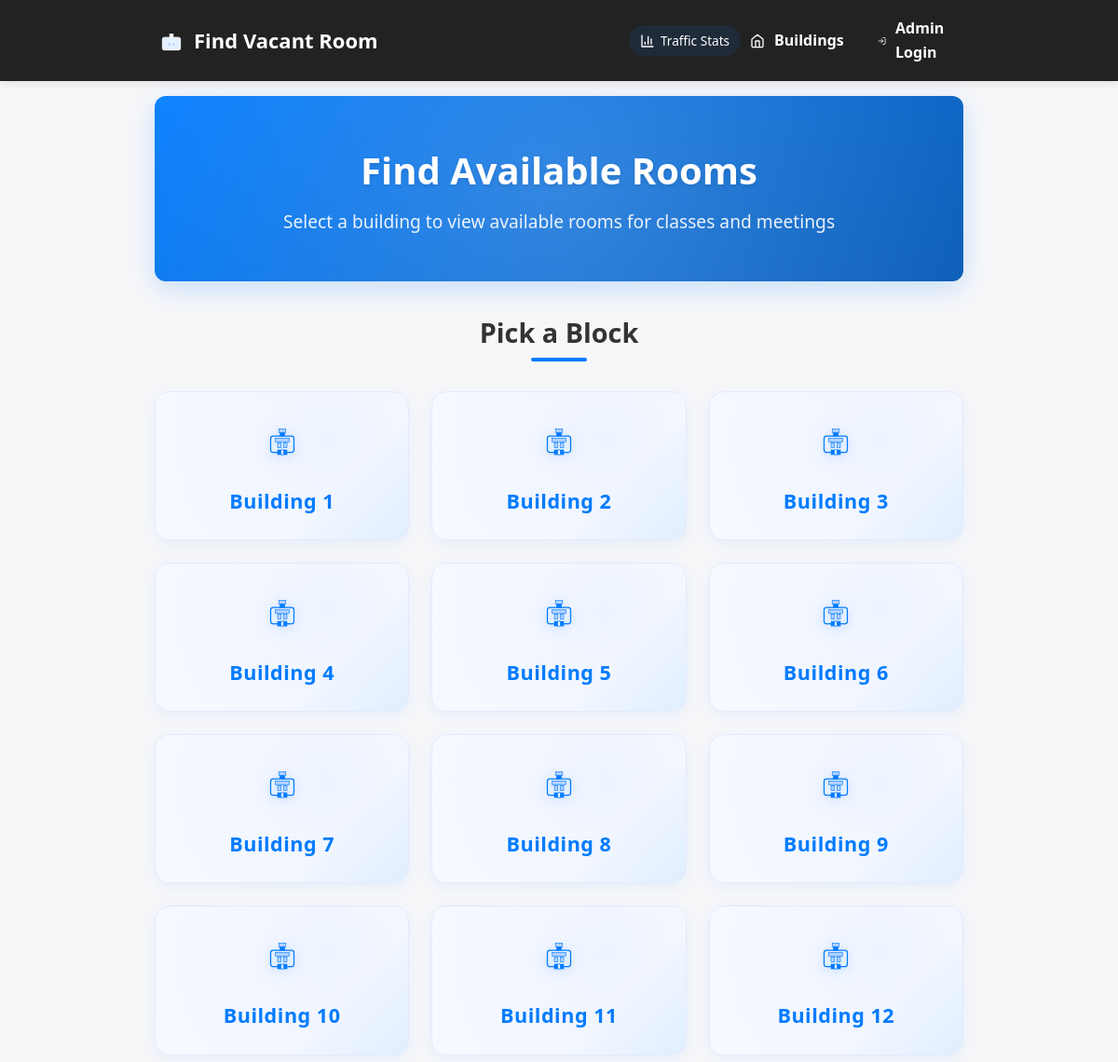
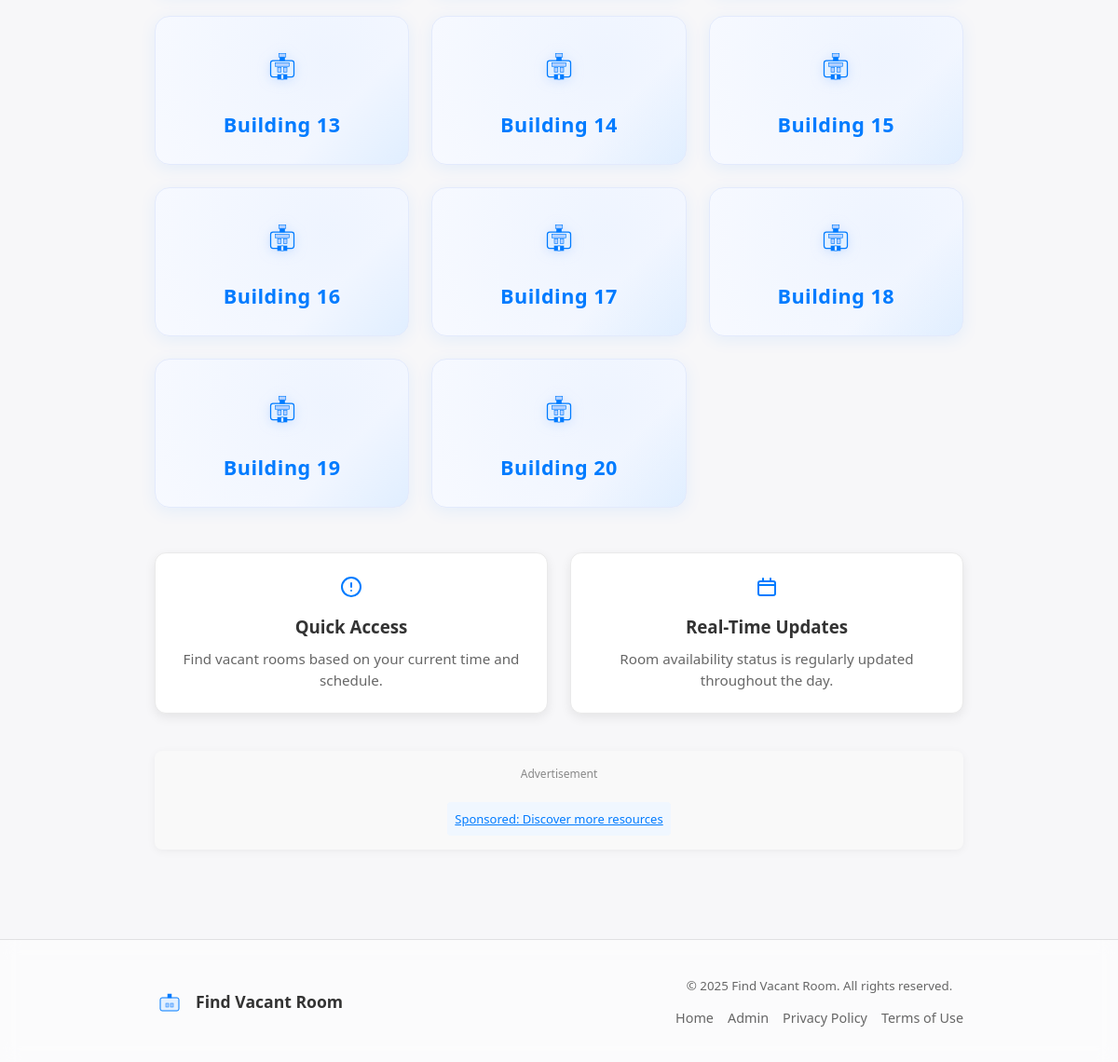
The page / on the database its author committed (2 pictures, top to bottom).
### tables this page shows
CREATE TABLE buildings (
    building_id INT AUTO_INCREMENT PRIMARY KEY,
    building_name VARCHAR(100) NOT NULL
);

### public/index.php (the view, shortened to what this page needs)
<?php
require_once __DIR__ . '/../config/db.php';
$stmt = $conn->query("SELECT building_id, building_name FROM buildings ORDER BY building_id");
$buildings = $stmt->fetchAll(PDO::FETCH_ASSOC);
$days = ['Sun', 'Mon', 'Tue', 'Wed', 'Thu', 'Fri', 'Sat'];
$today = $days[date('w')];
$slot = 1;
require_once __DIR__ . '/../includes/header.php';
?>
<link rel="stylesheet" href="/assets/css/index.css">
<link rel="stylesheet" href="/assets/css/ads.css">
<div class="hero-section">
    <div class="hero-content">
        <h1>Find Available Rooms</h1>
        <p>Select a building to view available rooms for classes and meetings</p>
    </div>
</div>
<div class="buildings-section">
    <h2 class="section-title">Pick a Block</h2>
    <div class="buildings enhanced-buildings">
        <?php foreach ($buildings as $b): ?>
            <a class="building-card"
                href="building.php?building_id=<?= $b['building_id'] ?>&day=<?= $today ?>&slot=<?= $slot ?>">
                <div class="building-icon">
                </div>
                <div class="building-name">
                    <?= htmlspecialchars($b['building_name']) ?>
                </div>
            </a>
        <?php endforeach; ?>
    </div>
</div>
<div class="info-section">
    <div class="info-card">
        <div class="info-icon">
        </div>
        <h3>Quick Access</h3>
        <p>Find vacant rooms based on your current time and schedule.</p>
    </div>
    <div class="info-card">
        <div class="info-icon">
        </div>
        <h3>Real-Time Updates</h3>
        <p>Room availability status is regularly updated throughout the day.</p>
    </div>
</div>
<div class="ad-section">
    <div class="ad-container">
        <div class="ad-label">Advertisement</div>
    </div>
    <div class="sponsored-link-container">
        <a href="https://www.revenuecpmgate.com/ek1ksa68?key=63728b9e552639ff849828f2977ebf4c" target="_blank"
            class="sponsored-link">
            Sponsored: Discover more resources
        </a>
    </div>
</div>
<?php require_once __DIR__ . '/../includes/footer.php'; ?>

### includes/header.php (shortened to what this page needs)
<!doctype html>
<html lang="en">
<head>
    <link rel="stylesheet" href="/assets/css/style.css">
    <link rel="stylesheet" href="/assets/css/header-footer.css">
</head>
<body>
    <header class="site-header">
        <div class="container">
            <div class="header-flex-container">
                <div class="logo-container">
                    <h1><a href="index.php">Find Vacant Room</a></h1>
                </div>
                <a href="traffic_stats.php" class="traffic-button">
                    <svg class="traffic-icon" xmlns="http://www.w3.org/2000/svg" viewBox="0 0 24 24" fill="none" stroke="currentColor" stroke-width="2" stroke-linecap="round" stroke-linejoin="round">
                        <path d="M3 3v18h18"></path>
                        <path d="M18 17V9"></path>
                        <path d="M13 17V5"></path>
                        <path d="M8 17v-3"></path>
                    </svg>
                    <span>Traffic Stats</span>
                </a>
            </div>
            <nav class="main-nav">
                <a href="index.php" class="nav-link">
                    <span>Buildings</span>
                </a>
                <?php if (!empty($_SESSION['admin_username'])): ?>
                    <a href="admin_dashboard.php" class="nav-link">
                        <svg class="nav-icon" width="16" height="16" viewBox="0 0 24 24" fill="none"
                            xmlns="http://www.w3.org/2000/svg">
                            <path
                                d="M12 15C13.6569 15 15 13.6569 15 12C15 10.3431 13.6569 9 12 9C10.3431 9 9 10.3431 9 12C9 13.6569 10.3431 15 12 15Z"
                                stroke="currentColor" stroke-width="2" stroke-linecap="round" stroke-linejoin="round" />
                            <path
                                d="M19.4 15C19.2669 15.3016 19.2272 15.6362 19.286 15.9606C19.3448 16.285 19.4995 16.5843 19.73 16.82L19.79 16.88C19.976 17.0657 20.1235 17.2863 20.2241 17.5291C20.3248 17.7719 20.3766 18.0322 20.3766 18.295C20.3766 18.5578 20.3248 18.8181 20.2241 19.0609C20.1235 19.3037 19.976 19.5243 19.79 19.71C19.6043 19.896 19.3837 20.0435 19.1409 20.1441C18.8981 20.2448 18.6378 20.2966 18.375 20.2966C18.1122 20.2966 17.8519 20.2448 17.6091 20.1441C17.3663 20.0435 17.1457 19.896 16.96 19.71L16.9 19.65C16.6643 19.4195 16.365 19.2648 16.0406 19.206C15.7162 19.1472 15.3816 19.1869 15.08 19.32C14.7842 19.4468 14.532 19.6572 14.3543 19.9255C14.1766 20.1938 14.0813 20.5082 14.08 20.83V21C14.08 21.5304 13.8693 22.0391 13.4942 22.4142C13.1191 22.7893 12.6104 23 12.08 23C11.5496 23 11.0409 22.7893 10.6658 22.4142C10.2907 22.0391 10.08 21.5304 10.08 21V20.91C10.0723 20.579 9.96512 20.258 9.77251 19.9887C9.5799 19.7194 9.31074 19.5143 9 19.4C8.69838 19.2669 8.36381 19.2272 8.03941 19.286C7.71502 19.3448 7.41568 19.4995 7.18 19.73L7.12 19.79C6.93425 19.976 6.71368 20.1235 6.47088 20.2241C6.22808 20.3248 5.96783 20.3766 5.705 20.3766C5.44217 20.3766 5.18192 20.3248 4.93912 20.2241C4.69632 20.1235 4.47575 19.976 4.29 19.79C4.10405 19.6043 3.95653 19.3837 3.85588 19.1409C3.75523 18.8981 3.70343 18.6378 3.70343 18.375C3.70343 18.1122 3.75523 17.8519 3.85588 17.6091C3.95653 17.3663 4.10405 17.1457 4.29 16.96L4.35 16.9C4.58054 16.6643 4.73519 16.365 4.794 16.0406C4.85282 15.7162 4.81312 15.3816 4.68 15.08C4.55324 14.7842 4.34276 14.532 4.07447 14.3543C3.80618 14.1766 3.49179 14.0813 3.17 14.08H3C2.46957 14.08 1.96086 13.8693 1.58579 13.4942C1.21071 13.1191 1 12.6104 1 12.08C1 11.5496 1.21071 11.0409 1.58579 10.6658C1.96086 10.2907 2.46957 10.08 3 10.08H3.09C3.42099 10.0723 3.742 9.96512 4.0113 9.77251C4.28059 9.5799 4.48572 9.31074 4.6 9C4.73312 8.69838 4.77282 8.36381 4.714 8.03941C4.65519 7.71502 4.50053 7.41568 4.27 7.18L4.21 7.12C4.02405 6.93425 3.87653 6.71368 3.77588 6.47088C3.67523 6.22808 3.62343 5.96783 3.62343 5.705C3.62343 5.44217 3.67523 5.18192 3.77588 4.93912C3.87653 4.69632 4.02405 4.47575 4.21 4.29C4.39575 4.10405 4.61632 3.95653 4.85912 3.85588C5.10192 3.75523 5.36217 3.70343 5.625 3.70343C5.88783 3.70343 6.14808 3.75523 6.39088 3.85588C6.63368 3.95653 6.85425 4.10405 7.04 4.29L7.1 4.35C7.33568 4.58054 7.63502 4.73519 7.95941 4.794C8.28381 4.85282 8.61838 4.81312 8.92 4.68H9C9.29577 4.55324 9.54802 4.34276 9.72569 4.07447C9.90337 3.80618 9.99872 3.49179 10 3.17V3C10 2.46957 10.2107 1.96086 10.5858 1.58579C10.9609 1.21071 11.4696 1 12 1C12.5304 1 13.0391 1.21071 13.4142 1.58579C13.7893 1.96086 14 2.46957 14 3V3.09C14.0013 3.41179 14.0966 3.72618 14.2743 3.99447C14.452 4.26276 14.7042 4.47324 15 4.6C15.3016 4.73312 15.6362 4.77282 15.9606 4.714C16.285 4.65519 16.5843 4.50053 16.82 4.27L16.88 4.21C17.0657 4.02405 17.2863 3.87653 17.5291 3.77588C17.7719 3.67523 18.0322 3.62343 18.295 3.62343C18.5578 3.62343 18.8181 3.67523 19.0609 3.77588C19.3037 3.87653 19.5243 4.02405 19.71 4.21C19.896 4.39575 20.0435 4.61632 20.1441 4.85912C20.2448 5.10192 20.2966 5.36217 20.2966 5.625C20.2966 5.88783 20.2448 6.14808 20.1441 6.39088C20.0435 6.63368 19.896 6.85425 19.71 7.04L19.65 7.1C19.4195 7.33568 19.2648 7.63502 19.206 7.95941C19.1472 8.28381 19.1869 8.61838 19.32 8.92V9C19.4468 9.29577 19.6572 9.54802 19.9255 9.72569C20.1938 9.90337 20.5082 9.99872 20.83 10H21C21.5304 10 22.0391 10.2107 22.4142 10.5858C22.7893 10.9609 23 11.4696 23 12C23 12.5304 22.7893 13.0391 22.4142 13.4142C22.0391 13.7893 21.5304 14 21 14H20.91C20.5882 14.0013 20.2738 14.0966 20.0055 14.2743C19.7372 14.452 19.5268 14.7042 19.4 15Z"
                                stroke="currentColor" stroke-width="2" stroke-linecap="round" stroke-linejoin="round" />
                        </svg>
                        <span>Admin</span>
                    </a>
                    <a href="logout.php" class="nav-link">
                        <svg class="nav-icon" width="16" height="16" viewBox="0 0 24 24" fill="none"
                            xmlns="http://www.w3.org/2000/svg">
                            <path
                                d="M9 21H5C4.46957 21 3.96086 20.7893 3.58579 20.4142C3.21071 20.0391 3 19.5304 3 19V5C3 4.46957 3.21071 3.96086 3.58579 3.58579C3.96086 3.21071 4.46957 3 5 3H9"
                                stroke="currentColor" stroke-width="2" stroke-linecap="round" stroke-linejoin="round" />
                            <path d="M16 17L21 12L16 7" stroke="currentColor" stroke-width="2" stroke-linecap="round"
                                stroke-linejoin="round" />
                            <path d="M21 12H9" stroke="currentColor" stroke-width="2" stroke-linecap="round"
                                stroke-linejoin="round" />
                        </svg>
                        <span>Logout (<?= htmlspecialchars($_SESSION['admin_username']) ?>)</span>
                    </a>
                <?php else: ?>
                    <a href="login.php" class="nav-link">
                        <span>Admin Login</span>
                    </a>
                <?php endif; ?>
            </nav>
        </div>
    </header>
    <main class="container">

### includes/footer.php (shortened to what this page needs)
</main>
<footer class="site-footer">
    <div class="container footer-container">
        <div class="footer-branding">
            <div class="footer-name">Find Vacant Room</div>
        </div>
        <div class="footer-info">
            <div class="footer-copyright">
                <small>© <?= date('Y') ?> Find Vacant Room. All rights reserved.</small>
            </div>
            <div class="footer-links">
                <a href="index.php">Home</a>
                <a href="login.php">Admin</a>
                <a href="#">Privacy Policy</a>
                <a href="#">Terms of Use</a>
            </div>
        </div>
    </div>
</footer>
</body>
</html>

### public/assets/css/style.css (style rules this page uses)
:root { --primary-color: #007bff; --primary-dark: #0056b3; --primary-light: #b3d1ff; --primary-lighter: #e3f0ff; --success: #2ecc71; --success-dark: #27ae60; --danger: #e74c3c; --danger-dark: #c0392b; --text-color: #333; --text-light: #666; --background: #f7f7f9; --header-bg: #222; --header-text: #fff; --border-radius: 12px; --box-shadow: 0 4px 18px rgba(0,123,255,0.08); --box-shadow-hover: 0 8px 28px rgba(0,123,255,0.15); --transition: all 0.3s ease; }
* { box-sizing: border-box; margin: 0; padding: 0; }
body { font-family: 'Segoe UI', Arial, Helvetica, sans-serif; margin: 0; background: var(--background); color: var(--text-color); line-height: 1.6; }
.container { max-width: 1200px; margin: 0 auto; padding: 20px; width: 100%; }
.site-header { background: var(--header-bg); color: var(--header-text); box-shadow: 0 2px 10px rgba(0,0,0,0.1); position: sticky; top: 0; z-index: 100; }
.site-header .container { display: flex; align-items: center; justify-content: space-between; padding: 12px 20px; }
.site-header h1 { margin: 0; font-size: 22px; font-weight: 600; }
.site-header h1 a { color: var(--header-text); text-decoration: none; transition: var(--transition); }
.main-nav { display: flex; align-items: center; gap: 16px; }
.main-nav a { color: var(--header-text); text-decoration: none; font-weight: 600; padding: 6px 10px; border-radius: 6px; transition: var(--transition); }
.site-footer { text-align: center; padding: 20px; margin-top: 40px; color: var(--text-light); border-top: 1px solid rgba(0,0,0,0.1); background: rgba(255,255,255,0.5); backdrop-filter: blur(10px); }
.building-card { display: flex; flex-direction: column; align-items: center; justify-content: center; background: linear-gradient(135deg, #f8faff 70%, #e3f0ff 100%); border-radius: 16px; box-shadow: 0 4px 18px rgba(0,123,255,0.08); padding: 32px 18px 24px 18px; text-decoration: none; transition: transform 0.18s, box-shadow 0.18s, background 0.3s; border: 1px solid #e3eafc; position: relative; overflow: hidden; }
.building-card::before { content: ""; position: absolute; top: -40%; left: -40%; width: 180%; height: 180%; background: radial-gradient(circle at 60% 40%, #b3d1ff33 0%, transparent 70%); z-index: 0; transition: opacity 0.3s; opacity: 0.7; }
.building-icon { margin-bottom: 18px; z-index: 1; }
.building-icon svg { filter: drop-shadow(0 2px 6px #b3d1ff88); }
.building-name { font-size: 1.35rem; font-weight: 700; color: #007bff; text-align: center; letter-spacing: 0.5px; z-index: 1; margin-top: 2px; }
.enhanced-buildings { display: grid; grid-template-columns: repeat(auto-fill, minmax(220px, 1fr)); gap: 28px; margin-top: 32px; }
@media (max-width: 1200px) { .container { max-width: 900px; padding: 16px; } }

### public/assets/css/header-footer.css (style rules this page uses)
.header-flex-container { display: flex; justify-content: space-between; align-items: center; width: 100%; }
.logo-container { display: flex; align-items: center; gap: 10px; }
.logo-icon { width: 28px; height: 28px; transition: transform 0.3s ease; }
.nav-link { display: flex; align-items: center; gap: 6px; padding: 8px 12px; border-radius: 8px; transition: all 0.3s ease; }
.nav-icon { margin-right: 4px; }
.footer-container { display: flex; flex-wrap: wrap; justify-content: space-between; align-items: center; gap: 20px; }
.footer-branding { display: flex; align-items: center; gap: 12px; }
.footer-logo { transition: transform 0.3s ease; }
.footer-name { font-weight: 600; font-size: 1.1rem; color: var(--text-color); }
.footer-info { display: flex; flex-direction: column; gap: 10px; }
.footer-links { display: flex; flex-wrap: wrap; gap: 15px; }
.footer-links a { color: var(--text-light); text-decoration: none; font-size: 0.9rem; transition: color 0.3s ease; }

### public/assets/css/ads.css (style rules this page uses)
.ad-section { margin: 40px auto; text-align: center; max-width: 100%; overflow: hidden; padding: 15px; background-color: #f9f9f9; border-radius: 8px; box-shadow: 0 2px 10px rgba(0,0,0,0.05); }
.ad-container { margin: 0 auto; width: 468px; max-width: 100%; }
.ad-label { font-size: 12px; color: #888; text-align: center; margin-bottom: 5px; }
.sponsored-link-container { margin-top: 15px; font-size: 13px; padding: 8px; background-color: #f0f7ff; border-radius: 4px; display: inline-block; }
.sponsored-link { color: #007bff; text-decoration: underline; }

### rows shown on the page
buildings: building_name "Building 1"
buildings: building_name "Building 2"
buildings: building_name "Building 3"
buildings: building_name "Building 4"
buildings: building_name "Building 5"
buildings: building_name "Building 6"
buildings: building_name "Building 7"
buildings: building_name "Building 8"
buildings: building_name "Building 9"
buildings: building_name "Building 10"
buildings: building_name "Building 11"
buildings: building_name "Building 12"
buildings: building_name "Building 13"
buildings: building_name "Building 14"
buildings: building_name "Building 15"
buildings: building_name "Building 16"
buildings: building_name "Building 17"
buildings: building_name "Building 18"
buildings: building_name "Building 19"
buildings: building_name "Building 20"
